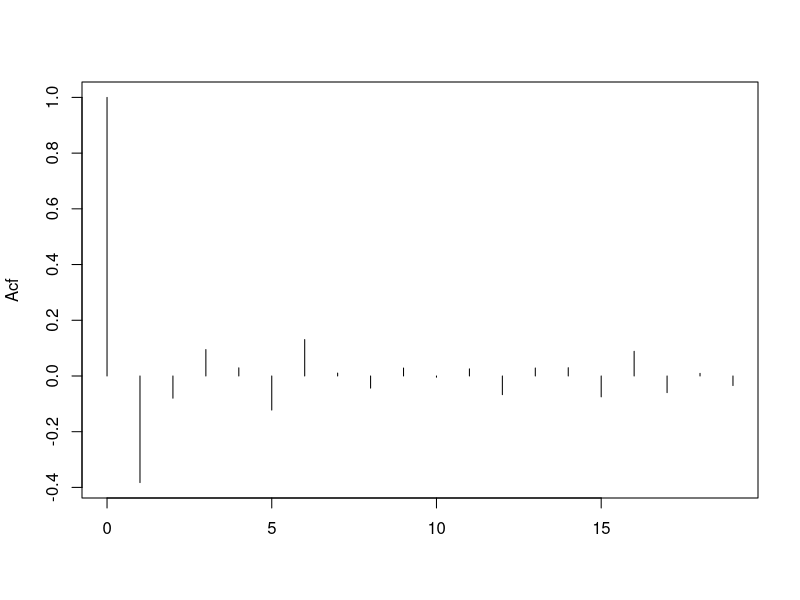
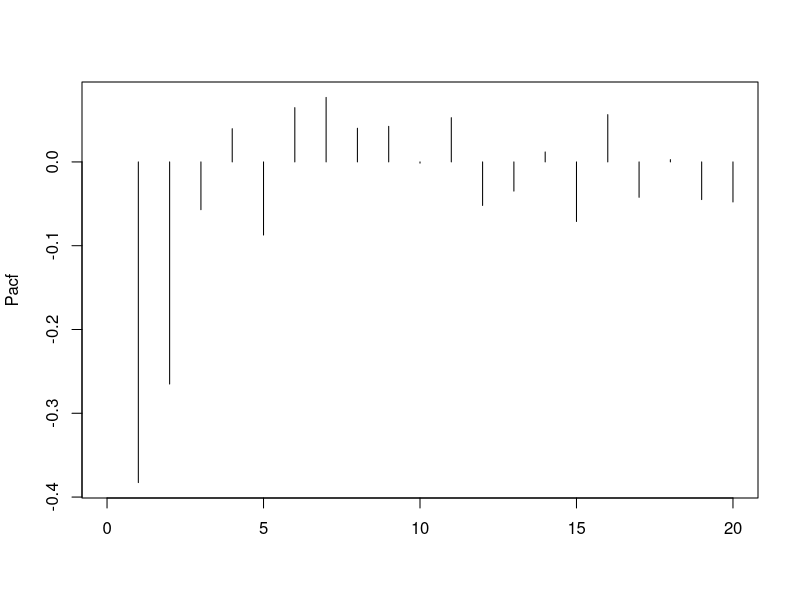

Generate these figures, in order, with R:
## ---- chunk 1
knitr::opts_knit$set(root.dir = '/home/tucker/Documents/GitHub/BEwebinar/Data')
## ---- chunk 2
ndc <- read.table("Nondefcap.dat")
ndc <- ts(ndc[,2],start=c(1992,3),frequency=12,names= "NewOrders")
ndc.diff <- diff(ndc)
n <- length(ndc.diff)
gamma.hat <- acf(ndc.diff,lag=n-1,type="covariance",plot=FALSE)$acf[,,1]
kappa.hat <- pacf(ndc.diff,lag=n-1,plot=FALSE)$acf[,,1]
plot(ts(gamma.hat[1:20]/gamma.hat[1],start=0),xlab="",ylab="Acf",type="h")
plot(ts(c(NA,kappa.hat[1:20]),start=0),xlab="",ylab="Pacf",type="h")
## ---- chunk 3
alpha <- .05
crit <- qnorm(1-alpha/2)
K.n <- 1 + floor(3*sqrt(log(n,base=10)))
rho.hat <- gamma.hat[-1]/gamma.hat[1]
print(rho.hat[1:K.n])
rho.test <- rho.hat/sqrt(log(n,base=10)/n)
k <- 1
while(k < (n-K.n))
{
	if(max(abs(rho.test[k:(k+K.n-1)])) < crit) 
	{ 
		q.hat <- k-1
		k <- n-K.n
	} else { k <- k+1 }
}
